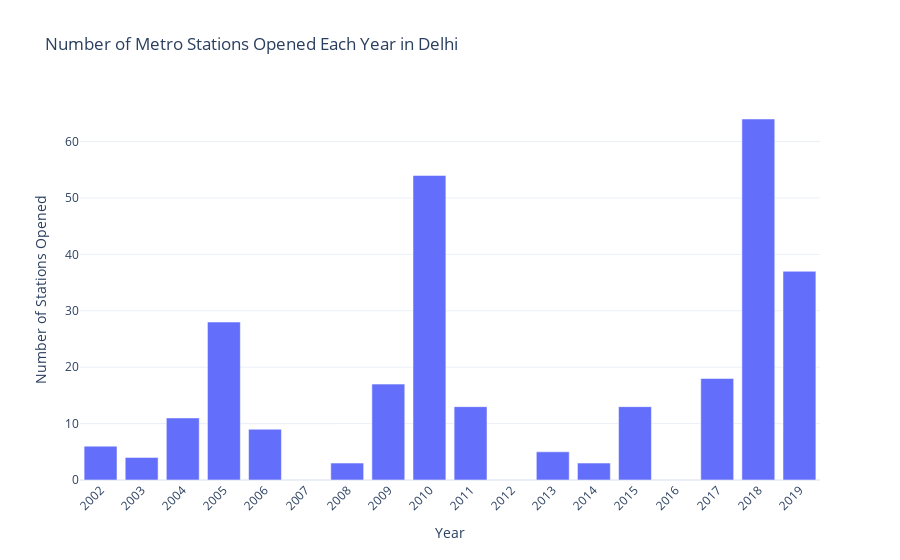

The cell this chart's notebook holds for it:
### Code cell
# counting the number of stations opened each year
stations_per_year = metro_data['Opening Year'].value_counts().sort_index()


stations_per_year_df = stations_per_year.reset_index()
stations_per_year_df.columns = ['Year', 'Number of Stations']

fig = px.bar(stations_per_year_df, x='Year', y='Number of Stations',title="Number of Metro Stations Opened Each Year in Delhi",labels={'Year': 'Year', 'Number of Stations': 'Number of Stations Opened'})

fig.update_layout(xaxis_tickangle=-45, xaxis=dict(tickmode='linear'),yaxis=dict(title='Number of Stations Opened'),xaxis_title="Year")

fig.show()

### Figure 1 — Plotly figure (JSON) as saved in the notebook; plotly's stock layout.template omitted (floating-point values rounded to 4 significant figures)
{"data": [{"alignmentgroup": "True", "hovertemplate": "Year=%{x}<br>Number of Stations Opened=%{y}<extra></extra>", "legendgroup": "", "marker": {"color": "#636efa", "pattern": {"shape": ""}}, "name": "", "offsetgroup": "", "orientation": "v", "showlegend": false, "textposition": "auto", "type": "bar", "x": [2002, 2003, 2004, 2005, 2006, 2008, 2009, 2010, 2011, 2013, 2014, 2015, 2017, 2018, 2019], "xaxis": "x", "y": [6, 4, 11, 28, 9, 3, 17, 54, 13, 5, 3, 13, 18, 64, 37], "yaxis": "y"}], "layout": {"barmode": "relative", "legend": {"tracegroupgap": 0}, "title": {"text": "Number of Metro Stations Opened Each Year in Delhi"}, "xaxis": {"anchor": "y", "domain": [0, 1], "tickangle": -45, "tickmode": "linear", "title": {"text": "Year"}}, "yaxis": {"anchor": "x", "domain": [0, 1], "title": {"text": "Number of Stations Opened"}}}}
